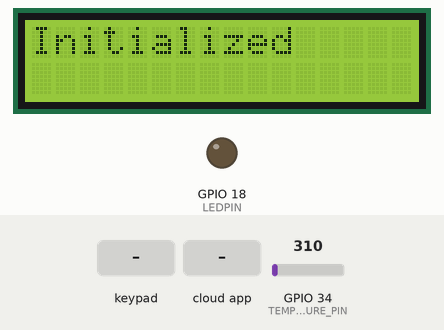
Simulated run of this sketch. Board: ESP32. Parts: 16×2 character LCD, output pins drawn as LEDs (lit = HIGH). The inputs (shaded band) are chosen by the test bench; at power-on: GPIO 34 (TEMPERATURE_PIN) = 310. WiFi joins after 1.5 s; servers stay silent unless stated; the Firebase database answers and starts empty; what the sketch prints to the serial monitor is not drawn.

Above: at 2.7 s.
2.8 s: key '#' pressed
At 4.4 s:
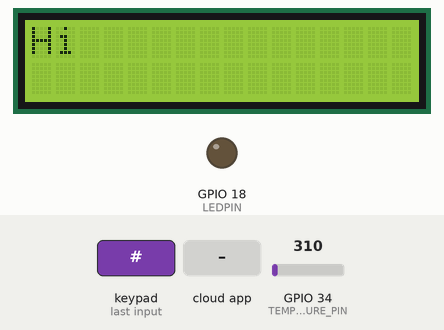
16.8 s: the phone or cloud app sets led-status to 1
At 19.8 s:
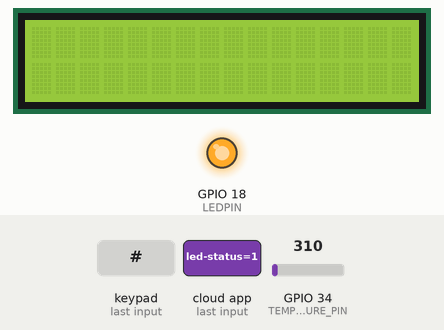
26.3 s: the phone or cloud app sets led-status to 0
At 29.1 s:
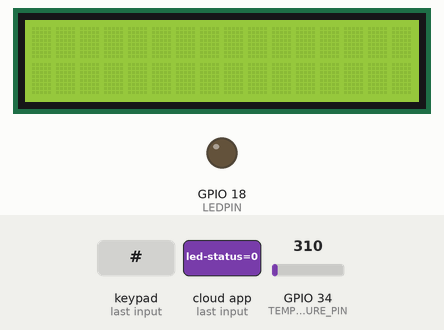
Timing chart, 0 to 30.6 s (numbered marks = the images above; inputs shaded):
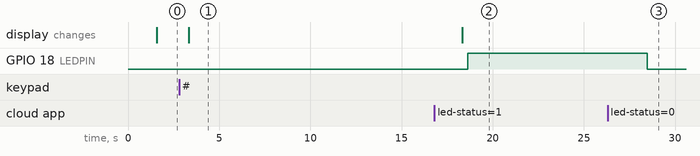

Measured:
- after the input at 2.8 s, the display: changes after 0.53 s (image 1)
- after the input at 16.8 s, GPIO 18 (LEDPIN): LOW → HIGH after 1.8 s
- after the input at 26.3 s, GPIO 18 (LEDPIN): HIGH → LOW after 2.2 s

The sketch:

Pervasive_code.ino
```cpp
#include <Arduino.h>
#include <WiFi.h>
#include <FirebaseESP32.h>
#include <Keypad.h>
#include <LiquidCrystal.h>

// Provide the token generation process info.
#include <addons/TokenHelper.h>

// Provide the RTDB payload printing info and other helper functions.
#include <addons/RTDBHelper.h>

/* 1. Define the WiFi credentials */
#define WIFI_SSID "Mina"
#define WIFI_PASSWORD "0111mayven222"


/* 2. Define the API Key */
#define API_KEY "AIzaSyAYKmWRohRJD69vLAjoD0To-s5-PfEuoh8"

/* 3. Define the RTDB URL */
#define DATABASE_URL "https://pervasive-computing-f250a-default-rtdb.firebaseio.com/"  // Ensure the correct format

/* 4. Define the user Email and password that already registered or added in your project */
#define USER_EMAIL "micheal.emil313@gmail.com"
#define USER_PASSWORD "01128661192"

// Define Firebase Data object
FirebaseData fbdo;
FirebaseAuth auth;
FirebaseConfig config;

// Temperature sensor pin definition
#define TEMPERATURE_PIN 34  // pin for temperature sensor

// LED pin definition
#define LEDPIN 18  // GPIO pin for LED

#define ROW_NUM     4 // four rows
#define COLUMN_NUM  4 // four columns
char keys[ROW_NUM][COLUMN_NUM] = {
  {'1', '2', '3', 'A'},
  {'4', '5', '6', 'B'},
  {'7', '8', '9', 'C'},
  {'*', '0', '#', 'D'}
};

byte pin_rows[ROW_NUM]      = {32, 33, 25, 26}; // connect to the row pinouts of the keypad
byte pin_column[COLUMN_NUM] = {14, 27, 12, 13};  // connect to the column pinouts of the keypad

Keypad keypad = Keypad(makeKeymap(keys), pin_rows, pin_column, ROW_NUM, COLUMN_NUM);
//const String password = "147*2580"; // change your password here
String input_password;

unsigned long sendDataPrevMillis = 0;
unsigned long ledCheckPrevMillis = 0;
unsigned long keypadCheckPrevMillis = 0;

const unsigned long dataInterval = 15000;
const unsigned long ledInterval = 5000;
const unsigned long keypadInterval = 100;

// LCD configuration
LiquidCrystal lcd(15, 2, 4, 16, 17, 5);

void setup() {
  Serial.begin(115200);

  // Initialize LCD
  lcd.begin(16, 2);
  lcd.clear();
  lcd.setCursor(0, 0);
  lcd.print("Initializing...");

  // Initialize LED pin
  pinMode(LEDPIN, OUTPUT);
  // Initialize TEMPERATURE pin
  pinMode(TEMPERATURE_PIN, INPUT);

  WiFi.begin(WIFI_SSID, WIFI_PASSWORD);
  Serial.print("Connecting to Wi-Fi");
  while (WiFi.status() != WL_CONNECTED) {
    Serial.print(".");
    delay(300);
  }
  Serial.println();
  Serial.print("Connected with IP: ");
  Serial.println(WiFi.localIP());
  Serial.println();

  Serial.printf("Firebase Client v%s\n\n", FIREBASE_CLIENT_VERSION);

  /* Assign the api key (required) */
  config.api_key = API_KEY;

  /* Assign the user sign in credentials */
  auth.user.email = USER_EMAIL;
  auth.user.password = USER_PASSWORD;

  /* Assign the RTDB URL (required) */
  config.database_url = DATABASE_URL;

  /* Assign the callback function for the long running token generation task */
  config.token_status_callback = tokenStatusCallback; // see addons/TokenHelper.h

  // Comment or pass false value when WiFi reconnection will control by your code or third party library e.g. WiFiManager
  Firebase.reconnectNetwork(true);

  fbdo.setBSSLBufferSize(4096 /* Rx buffer size in bytes from 512 - 16384 */, 1024 /* Tx buffer size in bytes from 512 - 16384 */);

  Firebase.begin(&config, &auth);
  Firebase.setDoubleDigits(5);

  lcd.clear();
  lcd.setCursor(0, 0);
  lcd.print("Initialized");
}

void loop() {
  unsigned long currentMillis = millis();
  //message section

  // Keypad section
  if (currentMillis - keypadCheckPrevMillis >= keypadInterval) {
    keypadCheckPrevMillis = currentMillis;
    char key = keypad.getKey();
    if (key) {
      Serial.print("Key pressed: ");
      Serial.println(key);
      if (key != '#') {
        input_password += key;
        Serial.print("Input password: ");
        Serial.println(input_password);
      } else {
        if (Firebase.getString(fbdo, "/sensors/password/password")) {
          String password = fbdo.stringData();
          Serial.print("Stored password: ");
          Serial.println(password);
          if (password == input_password) {
            Serial.println("The password is correct, ACCESS GRANTED!");
            //lcd code
            if (Firebase.getString(fbdo, "/sensors/password/addedBy")) {
              String addedBy = fbdo.stringData();
              Serial.print("addedBy: ");
              Serial.println(addedBy);

              // Retrieve user data using addedBy value
              String userPath = "/Users/" + addedBy + "/name";
              if (Firebase.getString(fbdo, userPath)) {
                String usernameAddedBy = fbdo.stringData();
                Serial.print("Username: ");
                Serial.println(usernameAddedBy);
                // Print "Hi usernameAddedBy" on the LCD
                lcd.clear();
                lcd.setCursor(0, 0);
                lcd.print("Hi ");
                lcd.print(usernameAddedBy);
                delay(15000);
                lcd.clear();
              } else {
                Serial.print("Failed to get username for user: ");
                Serial.println(addedBy);
                Serial.println(fbdo.errorReason());
              }
            } else {
              Serial.println("Failed to get addedBy field");
              Serial.println(fbdo.errorReason());
            }
          } else {
            Serial.println("The password is incorrect, ACCESS DENIED!");
          }
        } else {
          Serial.println("Failed to get password from Firebase");
          Serial.println(fbdo.errorReason());
        }
        input_password = "";  // Reset the input password
      }
    }
  }

  // Firebase section
  if (Firebase.ready() && (currentMillis - sendDataPrevMillis >= dataInterval || sendDataPrevMillis == 0)) {
    sendDataPrevMillis = currentMillis;

    // Temperature section
    int temperature = analogRead(TEMPERATURE_PIN);
    float milliVolt = temperature * (3300.0  / 4096.0);
    float tempC = milliVolt / 10;
    String temperatureStr = String(tempC);

    if (Firebase.setString(fbdo, "/sensors/temperature", temperatureStr)) {
      Serial.print("Temperature sent to Firebase: ");
      Serial.println(temperatureStr);
    } else {
      Serial.println("Failed to send temperature to Firebase");
      Serial.println(fbdo.errorReason());
    }
  }

  // LED section
  if (Firebase.ready() && (currentMillis - ledCheckPrevMillis >= ledInterval || ledCheckPrevMillis == 0)) {
    ledCheckPrevMillis = currentMillis;

    if (Firebase.getBool(fbdo, "/sensors/led-status")) {
      bool ledStatus = fbdo.boolData();
      digitalWrite(LEDPIN, ledStatus ? HIGH : LOW);
      Serial.print("LED is now: ");
      Serial.println(ledStatus ? "ON" : "OFF");
    } else {
      Serial.println("Failed to get LED status from Firebase");
      Serial.println(fbdo.errorReason());
    }
  }
}
```
